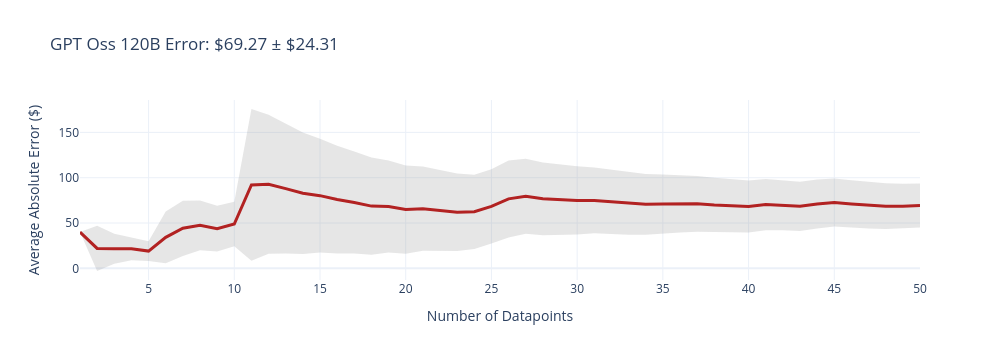
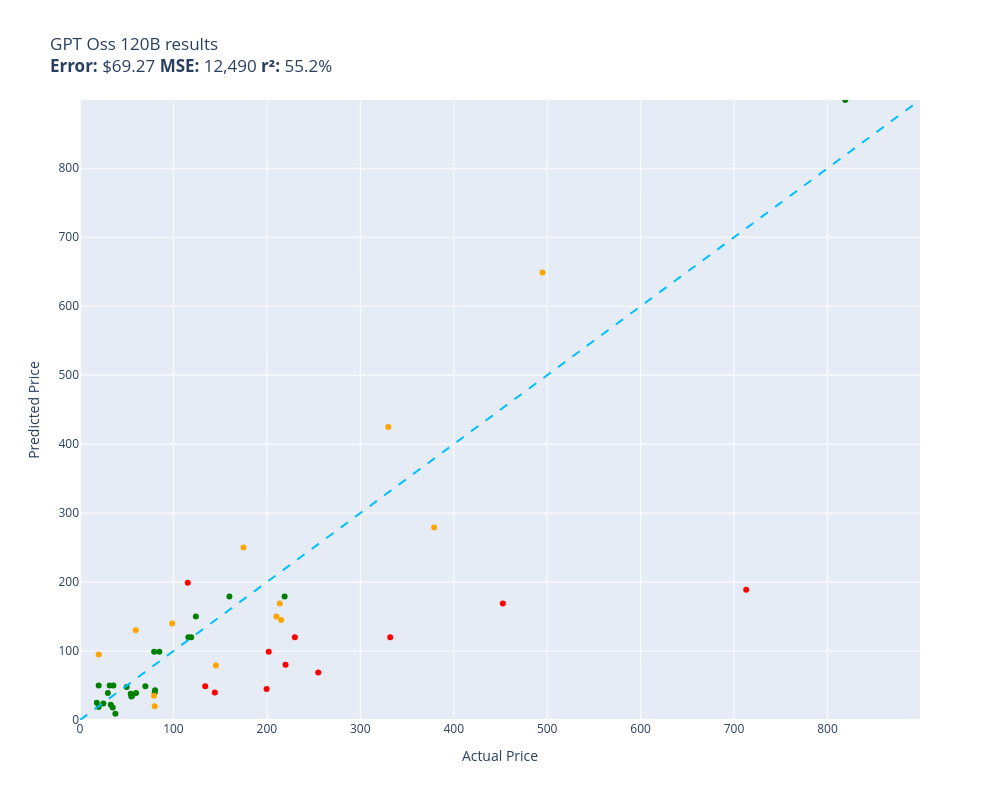

Notebook cell for these charts, in order:
### Code cell
evaluate(gpt_oss_120b, test, size=50)

### Figure 1 — Plotly figure (JSON) as saved in the notebook; plotly's stock layout.template omitted (floating-point values rounded to 4 significant figures)
{"data": [{"fill": "toself", "fillcolor": "rgba(128,128,128,0.2)", "hoverinfo": "skip", "line": {"color": "rgba(255,255,255,0)"}, "name": "95% CI", "showlegend": false, "type": "scatter", "x": [1, 2, 3, 4, 5, 6, 7, 8, 9, 10, 11, 12, 13, 14, 15, 16, 17, 18, 19, 20, 21, 22, 23, 24, 25, 26, 27, 28, 29, 30, 31, 32, 33, 34, 35, 36, 37, 38, 39, 40, 41, 42, 43, 44, 45, 46, 47, 48, 49, 50, 50, 49, 48, 47, 46, 45, 44, 43, 42, 41, 40, 39, 38, 37, 36, 35, 34, 33, 32, 31, 30, 29, 28, 27, 26, 25, 24, 23, 22, 21, 20, 19, 18, 17, 16, 15, 14, 13, 12, 11, 10, 9, 8, 7, 6, 5, 4, 3, 2, 1], "y": [40, 46.95, 38.29, 33.97, 29.9, 62.79, 74.72, 74.83, 69.04, 73.57, 175.9, 169.6, 159.4, 149.9, 143.0, 135.3, 128.9, 122.4, 119.1, 113.6, 112.3, 108.5, 104.6, 103.4, 109.4, 119.2, 120.8, 116.9, 114.4, 112.6, 111.4, 108.7, 106.1, 104.1, 103.6, 102.9, 102.0, 100.0, 98.62, 96.94, 98.65, 97.29, 95.52, 98.08, 99.18, 97.22, 95.43, 93.91, 93.35, 93.58, 44.96, 43.81, 43.34, 43.96, 44.91, 46.06, 44.1, 41.31, 41.99, 42.08, 39.57, 39.91, 39.81, 40.43, 39.6, 38.45, 37.13, 37.18, 37.9, 38.6, 37.39, 36.62, 36.53, 38.22, 34.15, 27.39, 21.41, 19.09, 19.53, 19.37, 16.12, 17.37, 14.99, 16.31, 16.48, 17.45, 15.75, 16.46, 15.96, 8.327, 24.24, 18.51, 20.09, 13.67, 5.573, 8.133, 8.999, 5.009, -2.947, 40]}, {"customdata": [[0], [24.95], [16.64], [12.48], [10.88], [28.61], [30.52], [27.37], [25.27], [24.66], [83.77], [76.8], [71.47], [67.07], [62.78], [59.43], [56.29], [53.68], [50.87], [48.75], [46.46], [44.49], [42.75], [40.99], [40.99], [42.5], [41.3], [40.19], [38.87], [37.59], [36.38], [35.39], [34.46], [33.51], [32.56], [31.66], [30.8], [30.1], [29.35], [28.69], [28.28], [27.65], [27.11], [26.99], [26.56], [26.16], [25.74], [25.29], [24.77], [24.31]], "hovertemplate": "n=%{x}<br>Avg Error=$%{y:,.2f}<br>±95% CI=$%{customdata[0]:,.2f}<extra></extra>", "line": {"color": "firebrick", "width": 3}, "mode": "lines", "name": "Cumulative Avg Error", "type": "scatter", "x": [1, 2, 3, 4, 5, 6, 7, 8, 9, 10, 11, 12, 13, 14, 15, 16, 17, 18, 19, 20, 21, 22, 23, 24, 25, 26, 27, 28, 29, 30, 31, 32, 33, 34, 35, 36, 37, 38, 39, 40, 41, 42, 43, 44, 45, 46, 47, 48, 49, 50], "y": [40, 22, 21.65, 21.48, 19.02, 34.18, 44.2, 47.46, 43.77, 48.91, 92.1, 92.75, 87.93, 82.81, 80.24, 75.91, 72.6, 68.68, 68.23, 64.87, 65.83, 64.02, 61.85, 62.39, 68.38, 76.65, 79.52, 76.71, 75.49, 74.98, 74.98, 73.29, 71.65, 70.64, 71.01, 71.26, 71.23, 69.91, 69.27, 68.26, 70.36, 69.64, 68.42, 71.09, 72.62, 71.06, 69.7, 68.63, 68.58, 69.27]}], "layout": {"height": 360, "showlegend": false, "title": {"text": "GPT Oss 120B Error: $69.27 ± $24.31"}, "width": 1000, "xaxis": {"title": {"text": "Number of Datapoints"}}, "yaxis": {"title": {"text": "Average Absolute Error ($)"}}}}

### Figure 2 — Plotly figure (JSON) as saved in the notebook; plotly's stock layout.template omitted (floating-point values rounded to 4 significant figures)
{"data": [{"customdata": [["Old Blood Noise Excess V2 Distortion Cho...\nGuess=$179.00 Actual=$219.00"], ["telpo Headlight Assembly Fit For 15 Camr...\nGuess=$119.99 Actual=$115.99"], ["NewPower99 Battery Kit for Samsung Galax...\nGuess=$34.00 Actual=$54.95"], ["EXMAX NG-10X Fresnel Lens Focusing Adapt...\nGuess=$49.00 Actual=$69.98"], ["Stand for Raven Pro Document Scanner - P...\nGuess=$39.00 Actual=$29.85"], ["8544771 Dryer Heating Element, 279816 Th...\nGuess=$49.99 Actual=$35.74"], ["46mm Digital Pro High-Resolution Close-U...\nGuess=$49.99 Actual=$19.99"], ["Innovative Percussion CB-6 Chamois Bass ...\nGuess=$38.00 Actual=$54.32"], ["LOVE MEI Galaxy S10 Lite Case, Military ...\nGuess=$22.00 Actual=$32.98"], ["GJY Portable TV,10.6 inch Mini TV for AT...\nGuess=$99.00 Actual=$79.36"], ["LD Products Compatible Toner Cartridge R...\nGuess=$48.00 Actual=$49.98"], ["PEMP E65 E66 CDC Simulate Optical Fiber ...\nGuess=$119.99 Actual=$119.00"], ["CORSAIR Dominator Platinum RGB 32GB (2x1...\nGuess=$149.99 Actual=$124.00"], ["HK SYSTEMS 13\" Heavy Duty Black \"Push\" O...\nGuess=$99.00 Actual=$84.95"], ["June Garden 12\" Sweet Dolly Charlotte - ...\nGuess=$19.00 Actual=$19.99"], ["Deco Mount Pro Tripod Microphone Stand w...\nGuess=$39.00 Actual=$59.95"], ["GanFindX Portable Car Hand Controls for ...\nGuess=$179.00 Actual=$159.90"], ["KOMPUTERBAY 4GB 2X 2GB DDR2 1066MHz PC2-...\nGuess=$42.99 Actual=$80.34"], ["Canon EOS Rebel T7 Digital SLR Camera wi...\nGuess=$899.00 Actual=$819.00"], ["Task T24287 Roman Ogee Router Bit with 1...\nGuess=$35.00 Actual=$55.88"], ["Southwire 120V/15A Right Angle User Atta...\nGuess=$9.00 Actual=$37.87"], ["15\" Locking Shower Head Extension Arm in...\nGuess=$39.99 Actual=$79.95"], ["Mylites+ Standard Comic Book Mylar Sleev...\nGuess=$17.99 Actual=$34.99"], ["DALDED LED Light Kit for Lego Sonic Gree...\nGuess=$24.00 Actual=$24.99"], ["152MM Hole Saws M42 Bi-Metal High Speed ...\nGuess=$24.99 Actual=$17.99"], ["Baseball Backpacks Large 18 Inch Bookbag...\nGuess=$49.99 Actual=$31.77"]], "hovertemplate": "%{customdata[0]}<extra></extra>", "legendgroup": "green", "marker": {"color": "green", "size": 6, "symbol": "circle"}, "mode": "markers", "name": "green", "orientation": "v", "showlegend": true, "type": "scatter", "x": [219.0, 116.0, 54.95, 69.98, 29.85, 35.74, 19.99, 54.32, 32.98, 79.36, 49.98, 119.0, 124.0, 84.95, 19.99, 59.95, 159.9, 80.34, 819.0, 55.88, 37.87, 79.95, 34.99, 24.99, 17.99, 31.77], "xaxis": "x", "y": [179.0, 120.0, 34.0, 49.0, 39.0, 49.99, 49.99, 38.0, 22.0, 99.0, 48.0, 120.0, 150.0, 99.0, 19.0, 39.0, 179.0, 42.99, 899.0, 35.0, 9.0, 39.99, 17.99, 24.0, 24.99, 49.99], "yaxis": "y"}, {"customdata": [["RBC12-UPC Replacement Battery Cartridge ...\nGuess=$119.99 Actual=$229.99"], ["SuppliesOutlet Compatible Toner Cartridg...\nGuess=$39.99 Actual=$144.29"], ["Bam France 2002XL Contoured Hightech Bla...\nGuess=$189.00 Actual=$713.00"], ["Intermatic PX300 12V 300W Transformer wi...\nGuess=$48.99 Actual=$134.00"], ["Bam Trekking 3027SB Single Black Clarine...\nGuess=$119.99 Actual=$332.00"], ["DEWALT 20V MAX* XR Impact Driver with Bl...\nGuess=$169.00 Actual=$452.53"], ["Scranton & Co 3 Drawer Mobile File Cabin...\nGuess=$199.00 Actual=$115.35"], ["JRready ST6313 DT Deutsch Connector Kit,...\nGuess=$45.00 Actual=$199.68"], ["Tidal Front + Rear Fender Flares 4PC Poc...\nGuess=$69.00 Actual=$254.99"], ["Dakota Alert MURS Alert Probe Sensor - M...\nGuess=$79.99 Actual=$219.99"], ["AUTOFREE LED Tail Lights Assembly Compat...\nGuess=$99.00 Actual=$201.99"]], "hovertemplate": "%{customdata[0]}<extra></extra>", "legendgroup": "red", "marker": {"color": "red", "size": 6, "symbol": "circle"}, "mode": "markers", "name": "red", "orientation": "v", "showlegend": true, "type": "scatter", "x": [230.0, 144.3, 713.0, 134.0, 332.0, 452.5, 115.3, 199.7, 255.0, 220.0, 202.0], "xaxis": "x", "y": [120.0, 39.99, 189.0, 48.99, 120.0, 169.0, 199.0, 45.0, 69.0, 79.99, 99.0], "yaxis": "y"}, {"customdata": [["ACDelco GM Original Equipment FW339 Fron...\nGuess=$145.00 Actual=$215.33"], ["Pump Head TBVECHI 175PSI 4KW 5.5HP 21CFM...\nGuess=$425.00 Actual=$329.90"], ["Metabo HPT 36V MultiVolt™ Cordless Rotar...\nGuess=$279.00 Actual=$379.00"], ["Panasonic KX-TG6511B DECT 6.0 PLUS Expan...\nGuess=$35.00 Actual=$79.20"], ["APS iBoard 6-inch Aluminum (Black Powder...\nGuess=$149.99 Actual=$210.23"], ["SKB iSeries 3i-13096-6KP Case for BlackM...\nGuess=$249.99 Actual=$174.99"], ["Mini PC, Kinupute Desktop Computer E3-12...\nGuess=$649.00 Actual=$495.00"], ["Aolemi Oil Rubbed Bronze Single Function...\nGuess=$139.99 Actual=$98.65"], ["Clementoni 39132.5 Jigsaw Puzzle 1,000 P...\nGuess=$19.99 Actual=$79.95"], ["10GBase-LR SFP+ Transceiver, Handar 10GB...\nGuess=$95.00 Actual=$19.99"], ["Evergreen HSHB2005 Cylinder Head Gasket ...\nGuess=$129.99 Actual=$59.69"], ["Travelpro Platinum Elite Slim Business L...\nGuess=$169.00 Actual=$213.83"], ["Wenger City Upgrade Laptop Backpack with...\nGuess=$79.00 Actual=$145.42"]], "hovertemplate": "%{customdata[0]}<extra></extra>", "legendgroup": "orange", "marker": {"color": "orange", "size": 6, "symbol": "circle"}, "mode": "markers", "name": "orange", "orientation": "v", "showlegend": true, "type": "scatter", "x": [215.3, 329.9, 379.0, 79.2, 210.2, 175.0, 495.0, 98.65, 79.95, 19.99, 59.69, 213.8, 145.4], "xaxis": "x", "y": [145.0, 425.0, 279.0, 35.0, 150.0, 250.0, 649.0, 140.0, 19.99, 95.0, 130.0, 169.0, 79.0], "yaxis": "y"}, {"hoverinfo": "skip", "line": {"color": "deepskyblue", "dash": "dash", "width": 2}, "mode": "lines", "name": "y = x", "showlegend": false, "type": "scatter", "x": [0, 899], "y": [0, 899]}], "layout": {"height": 800, "legend": {"title": {"text": "color"}, "tracegroupgap": 0}, "showlegend": false, "title": {"text": "GPT Oss 120B results<br><b>Error:</b> $69.27 <b>MSE:</b> 12,490 <b>r²:</b> 55.2%"}, "width": 1000, "xaxis": {"anchor": "y", "domain": [0, 1], "range": [0, 899], "title": {"text": "Actual Price"}}, "yaxis": {"anchor": "x", "domain": [0, 1], "range": [0, 899], "title": {"text": "Predicted Price"}}}}
